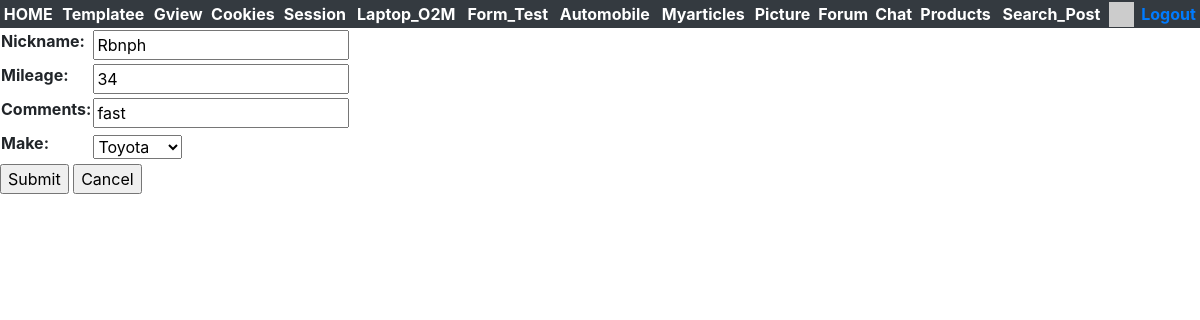
Screenshot of /automobile/main/1/update/ (signed in) with the database file from the repository.
### automobile/models.py (models this page shows, shortened)
class Auto(models.Model):
    nickname = models.CharField(max_length=200,validators=[MinLengthValidator(2, "Nickname must be greater than 1 character")])
    mileage = models.PositiveIntegerField()
    comments = models.CharField(max_length=300)
    make = models.ForeignKey('Make', on_delete=models.CASCADE, null=False)

### automobile/views.py (the view)
# urls.py: path('main/<int:pk>/update/', views.AutoUpdate.as_view(), name='auto_update'),
class AutoUpdate(LoginRequiredMixin, UpdateView):
    model = Auto
    fields = '__all__'
    success_url = reverse_lazy('automobile:all')

### automobile/models.py (called while the page is built)
    def __str__(self):
        return self.name

### home/context_processors.py (called while the page is built)
def settings(request):
    return {
        'settings': django_settings,
    }

### home/templatetags/app_tags.py (called while the page is built)
@register.filter(name='gravatar')
def gravatar(user, size=35):
    email = str(user.email.strip().lower()).encode('utf-8')
    email_hash = md5(email).hexdigest()
    url = "//www.gravatar.com/avatar/{0}?s={1}&d=identicon&r=PG"
    return url.format(email_hash, size)

### automobile/templates/automobile/auto_form.html (shortened to what this page needs)
{% extends "base_bootstrap.html" %} {% block content %}
<form action="" method="post">
  <table>
    {{ form.as_table }}
  </table>
  <input type="submit" value="Submit" />
  <input type="submit" onclick="window.location='{% url 'automobile:all' %}' ; return false;" value="Cancel" />
</form>
{% endblock %}

### rows the page displays
Auto: nickname "Rbnph", mileage "34", comments "fast", make "Toyota"
